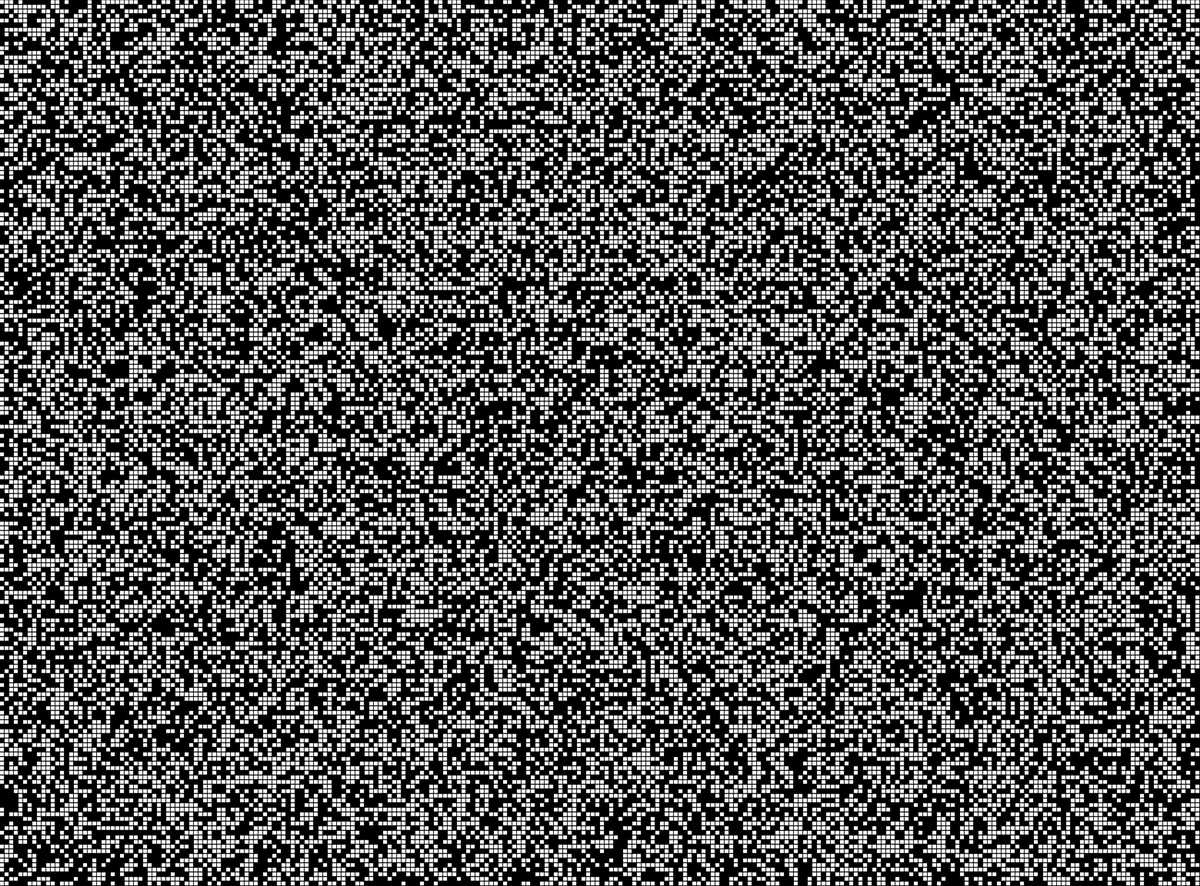
Frame 1 (no input)
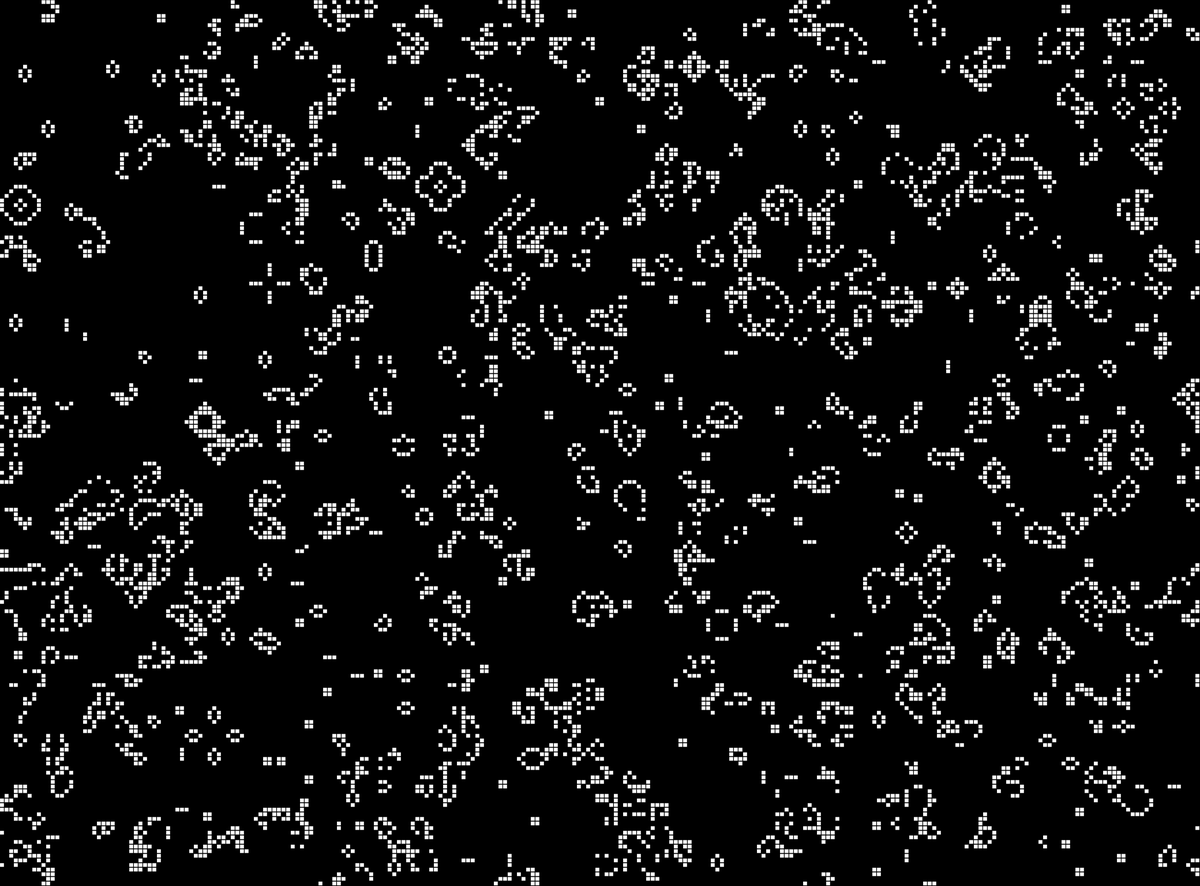
Frame 60 (no input)
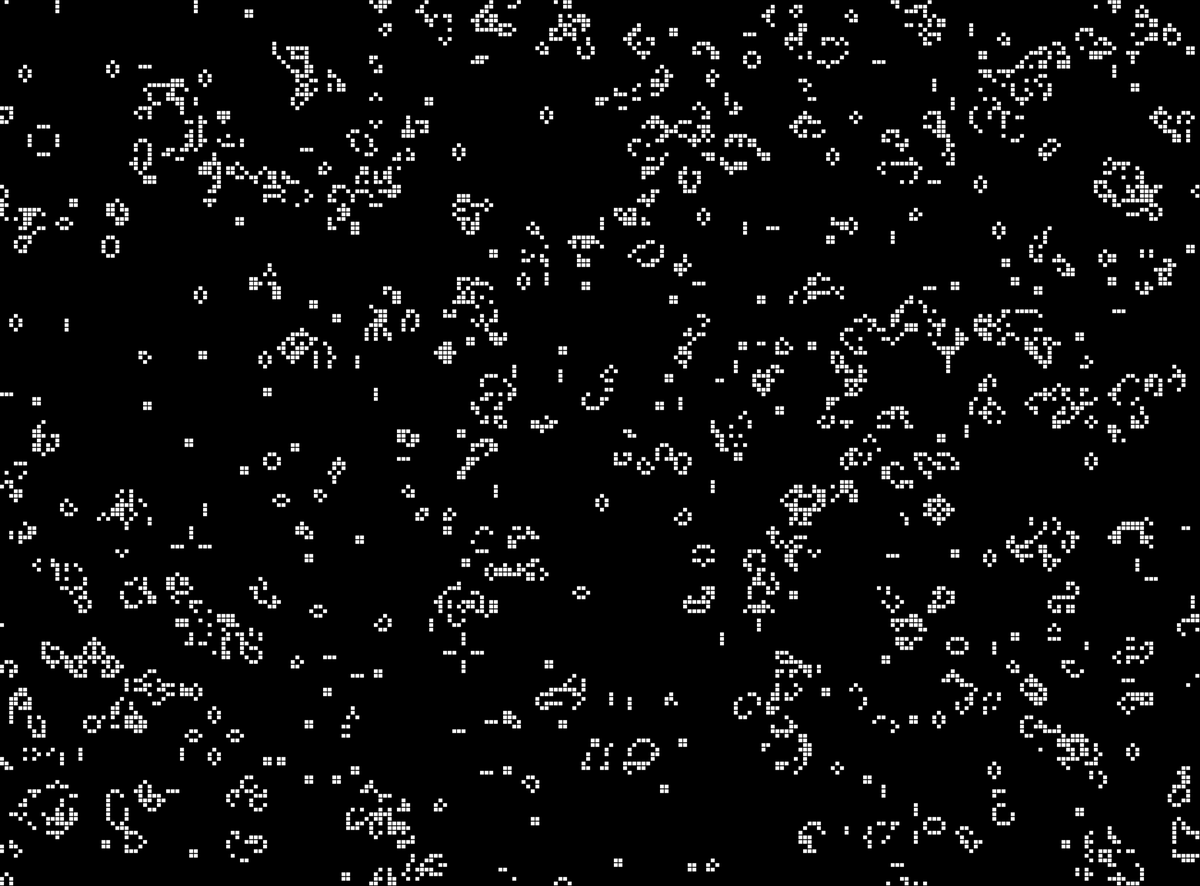
Frame 120 (the mouse pressed at the canvas centre since frame 60)

The p5.js sketch that drew these frames (run headless with seeded random() and noise() and a simulated clock; from frame 60 on, the mouse is pressed at the canvas centre):

// p5.js sketch
// ── sketch.js


function make2DArray(cols, rows) {
  let arr = new Array(cols);
  for (let i = 0; i < arr.length; i++) {
    arr[i] = new Array(rows);
  }
  return arr;
}

let grid;
let cols;
let rows;
let resolution = 10;

function setup() {

createCanvas(2600, 1920);
  cols = width / resolution;
  rows = height / resolution;

  grid = make2DArray(cols, rows);
  for (let i = 0; i < cols; i++) {
    for (let j = 0; j < rows; j++) {
      grid[i][j] = floor(random(2));
    }
  }
}

function draw() {
  background(0);

  for (let i = 0; i < cols; i++) {
    for (let j = 0; j < rows; j++) {
      let x = i * resolution;
      let y = j * resolution;
      if (grid[i][j] == 1) {
        fill(255);
        rect(x, y, resolution - 1, resolution - 1);
      }
    }
  }

  let next = make2DArray(cols, rows);

  // Compute next based on grid
  for (let i = 0; i < cols; i++) {
    for (let j = 0; j < rows; j++) {
      let state = grid[i][j];
      // Count live neighbors!
      let sum = 0;
      let neighbors = countNeighbors(grid, i, j);

      if (state == 0 && neighbors == 3) {
        next[i][j] = 1;
      } else if (state == 1 && (neighbors < 2 || neighbors > 3)) {
        next[i][j] = 0;
      } else {
        next[i][j] = state;
      }
    }
  }

  grid = next;
}

function countNeighbors(grid, x, y) {
  let sum = 0;
  for (let i = -1; i < 2; i++) {
    for (let j = -1; j < 2; j++) {
      let col = (x + i + cols) % cols;
      let row = (y + j + rows) % rows;
      sum += grid[col][row];
    }
  }
  sum -= grid[x][y];
  return sum;
}
